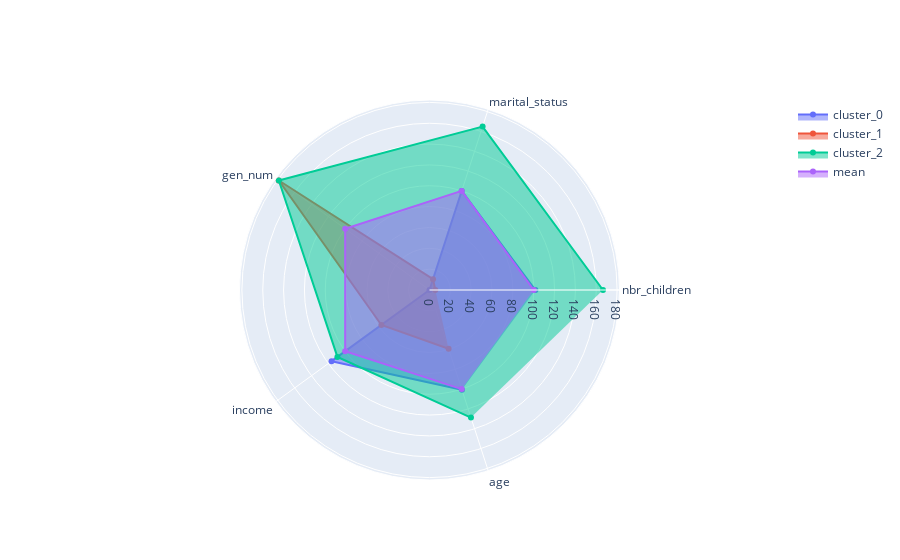

The notebook cell saved with this chart:
### Code cell
plot_radar_chart(result)

### Figure 1 — Plotly figure (JSON) as saved in the notebook; plotly's stock layout.template omitted (floating-point values rounded to 4 significant figures)
{"data": [{"fill": "toself", "name": "cluster_0", "r": [101.6, 99.92, 0, 116.2, 100.6], "theta": ["nbr_children", "marital_status", "gen_num", "income", "age"], "type": "scatterpolar"}, {"fill": "toself", "name": "cluster_1", "r": [5.564, 10.95, 178.7, 57.06, 59.31], "theta": ["nbr_children", "marital_status", "gen_num", "income", "age"], "type": "scatterpolar"}, {"fill": "toself", "name": "cluster_2", "r": [166.5, 164.9, 178.7, 109.2, 128.8], "theta": ["nbr_children", "marital_status", "gen_num", "income", "age"], "type": "scatterpolar"}, {"fill": "toself", "name": "mean", "r": [100, 100, 100, 100, 100], "theta": ["nbr_children", "marital_status", "gen_num", "income", "age"], "type": "scatterpolar"}], "layout": {"polar": {"radialaxis": {"visible": true}}, "showlegend": true}}
